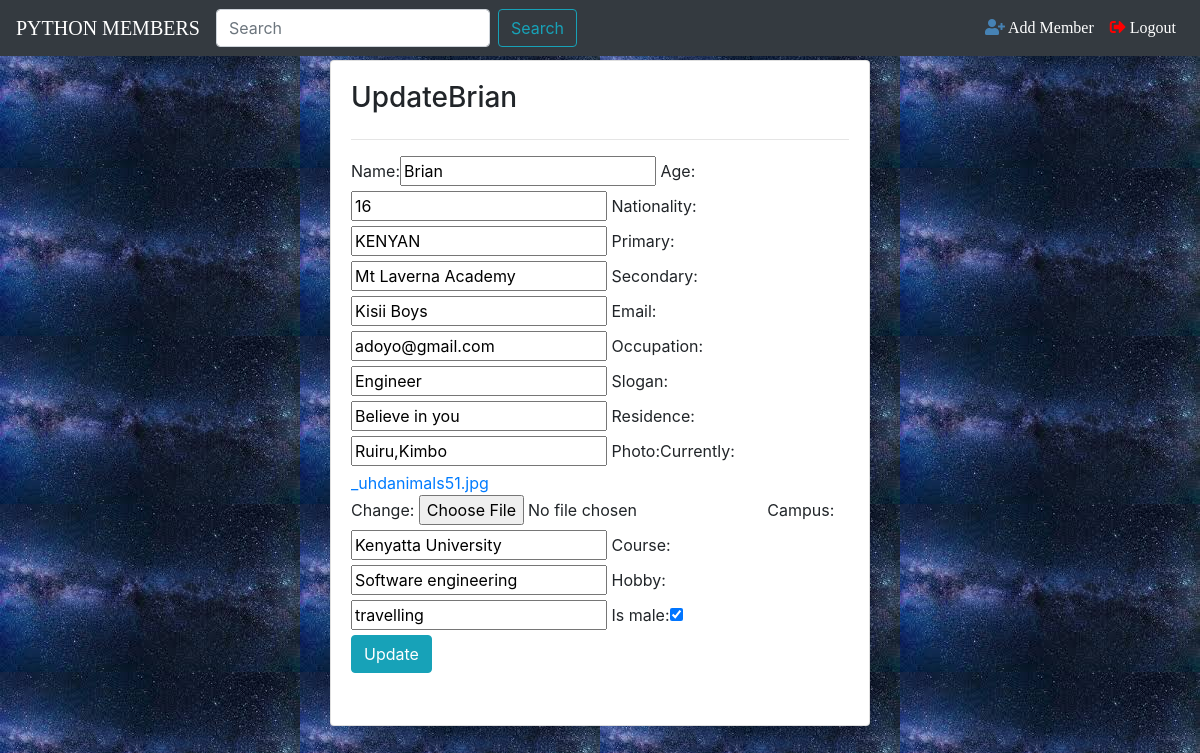
/2/update, run on the app's committed database.
### anto/models.py (models this page shows, shortened)
class Member(models.Model):
    name=models.CharField(max_length=40)
    age=models.IntegerField()
    nationality=models.CharField(max_length=40)
    primary=models.CharField(max_length=40)
    secondary=models.CharField(max_length=40)
    email=models.EmailField()
    occupation=models.CharField(max_length=40)
    slogan=models.CharField(max_length=50)
    residence=models.CharField(max_length=40)
    photo=models.ImageField()
    campus=models.CharField(max_length=40)
    course=models.CharField(max_length=60)
    hobby=models.CharField(max_length=40)
    is_male=models.BooleanField(default=True)

### anto/views.py (the view)
# urls.py: path('<int:pk>/update',views.MemberUpdateView.as_view(),name='update-member'),
class MemberUpdateView(UpdateView):
    model = Member
    fields = '__all__'

### anto/templates/anto/member_form.html (shortened to what this page needs)
{%extends 'anto/base.html' %}
{% block content%}
    <div class="row">
        <div class="col-sm-3"></div>
        <div class="col-sm-6">
            <div class="card card-body my-1">
                <h3 class="text-capitalize">{%if object%}Update{{object.name}}{%else%}Add Member {%endif%}</h3>
                <hr>
                <form method="post" enctype="multipart/form-data">
                {{form}}
                <div class="form-group">
                    <button type="submit" class="btn btn-info">{%if object%}Update{%else%}Submit{%endif%}</button>
                    </div>
                </form>
            </div>
        </div>
    </div>
{%endblock%}

### anto/static/anto/css/style.css (style rules this page uses)
body { background: url("../images/background.jpg"); }

### data on the page
Member: name "Brian", age "16", nationality "KENYAN", primary "Mt Laverna Academy", secondary "Kisii Boys", email "adoyo@gmail.com", occupation "Engineer", slogan "Believe in you", residence "Ruiru,Kimbo", campus "Kenyatta University", course "Software engineering", hobby "travelling", is_male "☑"
